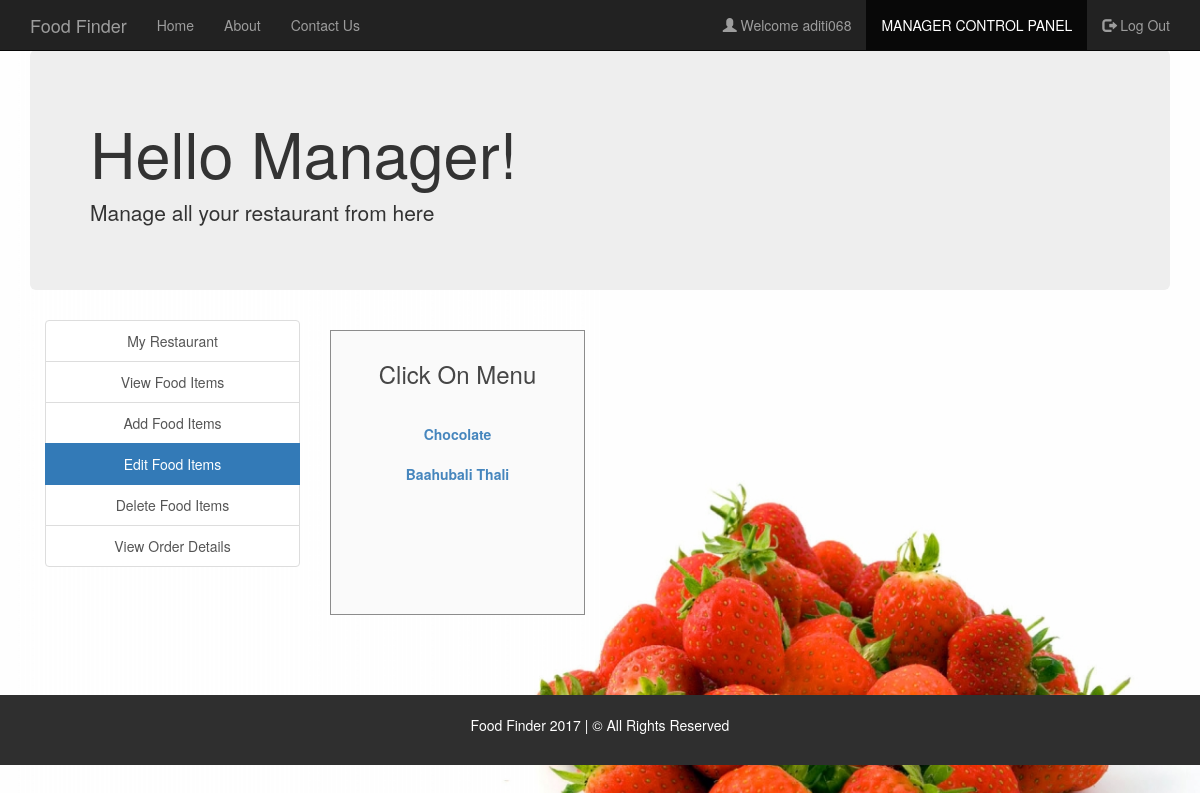
Screenshot of /edit_food_items.php (signed in) with the database file from the repository.
### tables this page shows
CREATE TABLE `manager` (
  `username` varchar(30) NOT NULL,
  `fullname` varchar(30) NOT NULL,
  `email` varchar(30) NOT NULL,
  `contact` varchar(30) NOT NULL,
  `address` varchar(50) NOT NULL,
  `password` varchar(30) NOT NULL
);

CREATE TABLE `food` (
  `F_ID` int(30) NOT NULL,
  `name` varchar(30) NOT NULL,
  `price` int(30) NOT NULL,
  `offer_price` int(11) NOT NULL,
  `description` varchar(200) NOT NULL,
  `R_ID` int(30) NOT NULL,
  `images_path` varchar(200) NOT NULL
);

### session_m.php (called while the page is built, shortened)
<?php
$conn = Connect();
$user_check=$_SESSION['login_user1'];
$query = "SELECT username FROM MANAGER WHERE username = '$user_check'";
$ses_sql = mysqli_query($conn, $query);
$row = mysqli_fetch_assoc($ses_sql);
$login_session =$row['username'];
?>

### edit_food_items.php (the view, shortened to what this page needs)
<?php
include('session_m.php');
?>
<!DOCTYPE html>
<html>
  <head>
  </head>
  <link rel="stylesheet" type = "text/css" href ="css/edit_food_items.css">
  <link rel="stylesheet" type = "text/css" href ="css/bootstrap.min.css">
  <body>
    <nav class="navbar navbar-inverse navbar-fixed-top navigation-clean-search" role="navigation">
      <div class="container">
        <div class="navbar-header">
          <a class="navbar-brand" href="index.php">Food Finder</a>
        </div>
        <div class="collapse navbar-collapse " id="myNavbar">
          <ul class="nav navbar-nav">
            <li><a href="index.php">Home</a></li>
            <li><a href="aboutus.php">About</a></li>
            <li><a href="contactus.php">Contact Us</a></li>
          </ul>
          <ul class="nav navbar-nav navbar-right">
            <li><a href="#"><span class="glyphicon glyphicon-user"></span> Welcome <?php echo $login_session; ?> </a></li>
            <li class="active"> <a href="managerlogin.php">MANAGER CONTROL PANEL</a></li>
            <li><a href="logout_m.php"><span class="glyphicon glyphicon-log-out"></span> Log Out </a></li>
          </ul>
        </div>
      </div>
    </nav>
<div class="container">
    <div class="jumbotron">
     <h1>Hello Manager! </h1>
     <p>Manage all your restaurant from here</p>
    </div>
    </div>
<div class="container">
    	<div class="col-xs-3" style="text-align: center;">
    	<div class="list-group">
    		<a href="myrestaurant.php" class="list-group-item ">My Restaurant</a>
    		<a href="view_food_items.php" class="list-group-item ">View Food Items</a>
    		<a href="add_food_items.php" class="list-group-item ">Add Food Items</a>
    		<a href="edit_food_items.php" class="list-group-item active">Edit Food Items</a>
    		<a href="delete_food_items.php" class="list-group-item ">Delete Food Items</a>
        <a href="view_order_details.php" class="list-group-item ">View Order Details</a>
    	</div>
    </div>
<div class="col-xs-3">
  <div class="form-area" style="padding: 10px 10px 110px 10px; ">
    <div style="text-align: center;">
      <h3>Click On Menu <br><br></h3>
    </div>
    <?php
    $query = mysqli_query($conn, "SELECT * FROM food f WHERE f.R_ID IN (SELECT r.R_ID FROM RESTAURANTS r WHERE r.M_ID='$user_check') ORDER BY F_ID");
    while ($row = mysqli_fetch_array($query)) {
      ?>
      <div class="list-group" style="text-align: center;">
        <?php
      echo "<b><a href='edit_food_items.php?update= {$row['F_ID']}'>{$row['name']}</a></b>";
        ?>
      </div>
    <?php
    }
    ?>
  </div>
</div>
</div>
  </body>
<br>
  <footer class="container-fluid bg-4 text-center">
  <br>
  <p> Food Finder 2017 | &copy All Rights Reserved </p>
  <br>
  </footer>
</html>

### css/edit_food_items.css (style rules this page uses)
body,html { height: 100%; }
body { padding-top: 50px; background-image: url('headerimg2.jpg'); background-repeat: repeat; background-size: 100%; }
.bg-4 { background-color: #2f2f2f; color: #ffffff; }
footer { display: block; }
.form-area { background-color: #FAFAFA; padding: 10px 40px 60px; margin: 10px 0px 60px; border: 1px solid GREY; opacity:0.9; }

### rows the page displays
manager: username "aditi068"
food: name "Chocolate"
food: name "Baahubali Thali"
